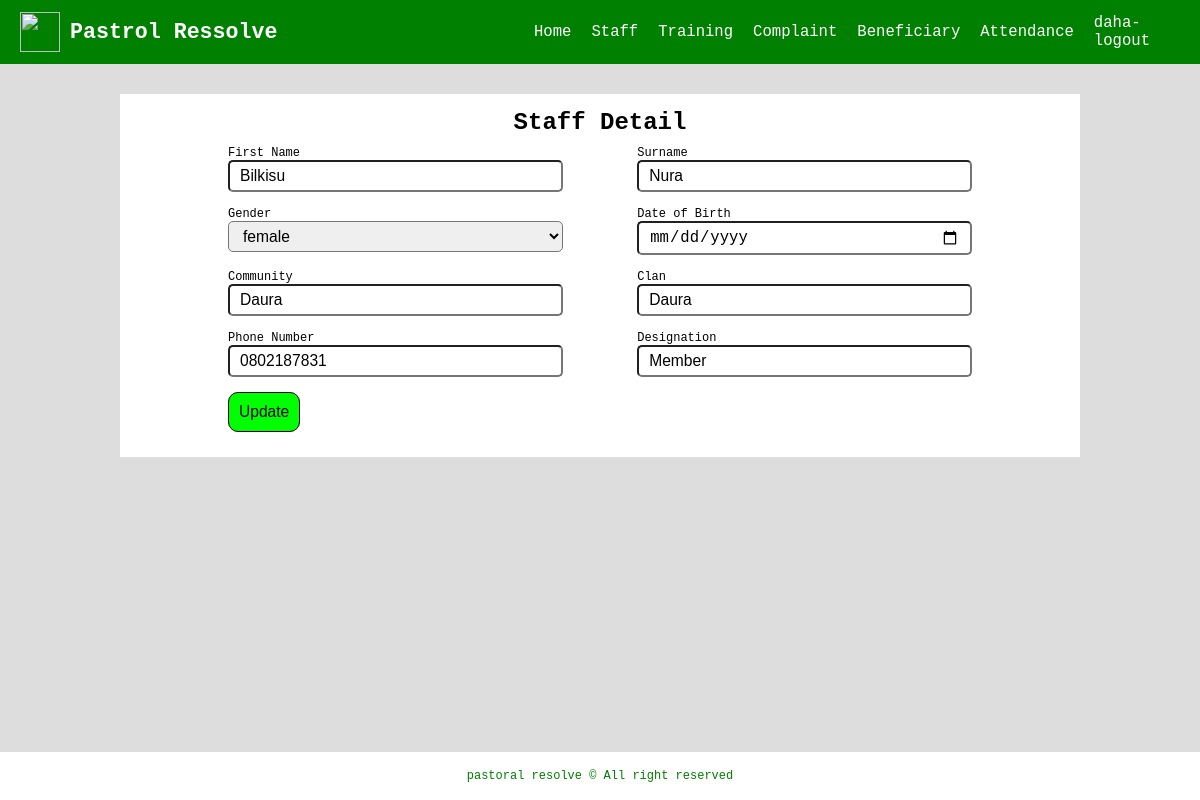
The app's page /pare/staffDetail/edit/3 (signed in) with its own data.
### accounts/models.py (models this page shows, shortened)
class StaffDetail(AbstractUser):
	first_name		= models.CharField(_('First Name:'), max_length=50)
	surname			= models.CharField(_('Surname:'), max_length=50)
	gender 			= models.CharField(_('Gender:'), choices=GENDER_LIST, default='male', max_length=20)
	date_birth		= models.DateField(_('Date of Birth:'), blank=True, null=True)
	community		= models.CharField(_('Community:'), max_length=200)
	clan 			= models.CharField(_('Clan/Settlement:'), max_length=200)
	phone_number	= models.CharField(_('Phone Number:'), max_length=11)
	designation		= models.CharField(_('Designation:'), max_length=200)
	username 		= models.CharField(_('Username:'),max_length=10, unique=True)
	password 		= models.CharField(_('Password:'),max_length=16)
	class Meta:
		ordering = ['first_name']

### pare_app/views.py (the view, shortened to what this page needs)
# urls.py: path('staffDetail/edit/<int:p_id>', views.staffEdit, name='staffEdit'),
@login_required
def staffEdit(request, p_id):
	context = {}
	try:
		data = StaffDetail.objects.get(id=p_id)
		context['detail'] = data
	except StaffDetail.DoesNotExist:
		return render(request, 'pare_app_templates/staff_error.html')
	return render(request, 'pare_app_templates/staff_single.html', context)

### templates/pare_app_templates/staff_single.html (shortened to what this page needs)
{% extends 'base.html' %}
{% load static %}
{% block main %}
	<div class="container">
		<div class="head">
			<h1>Staff Detail</h1>
		</div>
		<div class="staff-edit">
			<form method="post" action="{% url 'staffEdit' p_id=detail.id %}">
				<div class="form-group">
					<div class="input">
						<label>First Name</label>
						<input type="text" name="first_name" id="first_name" value="{{detail.first_name}}">
					</div>
					<div class="input">
						<label>Surname</label>
						<input type="text" name="first_name" id="first_name" value="{{detail.surname}}">
					</div>
				</div>
				<div class="form-group">
					<div class="input">
						<label>Gender</label>
						<select name="gender" id="gender">
							<option>{{detail.gender}}</option>
						</select>
					</div>
					<div class="input">
						<label>Date of Birth</label>
						<input type="date" name="date_birth" id="date_birth" value="{{detail.date_birth}}">
					</div>
				</div>
				<div class="form-group">
					<div class="input">
						<label>Community</label>
						<input type="text" name="community" id="community" value="{{detail.community}}">
					</div>
					<div class="input">
						<label>Clan</label>
						<input type="text" name="clan" id="clan" value="{{detail.clan}}">
					</div>
				</div>
				<div class="form-group">
					<div class="input">
						<label>Phone Number</label>
						<input type="text" name="phone_number" id="phone_number" value="{{detail.phone_number}}">
					</div>
					<div class="input">
						<label>Designation</label>
						<input type="text" name="designation" id="designation" value="{{detail.designation}}">
					</div>
				</div>
				<input type="submit" name="submit" value="Update">
			</form>
		</div>
	</div>
{% endblock %}

### templates/base.html (shortened to what this page needs)
{% load static %}
<!DOCTYPE html>
<html>
<head>
	<link rel="stylesheet" type="text/css" href="{% static 'css/style1.css' %}">
</head>
<body>
	<header>
		<div class="logo">
			<img src="" width="50" height="50">
			<strong>Pastrol Ressolve</strong>
		</div>
		<nav class="navigation">
			<ul>
				{% if user.is_authenticated %}
					<li><a href="{% url 'home' %}">Home</a></li>
					<li><a href="{% url 'staffDetail' %}">Staff</a></li>
					<li><a href="{% url 'viewTraining' %}">Training</a></li>
					<li><a href="{% url 'view_complaint' %}">Complaint</a></li>
					<li><a href="{% url 'viewBeneficiary' %}">Beneficiary</a></li>
					<li><a href="{% url 'viewAttendance' %}">Attendance</a></li>
					<li><a href="{% url 'pareLogout' %}">{{ request.user.username }}-logout</a></li>
				{% else %}
					<li><a href="{% url 'register' %}">Register</a></li>
					<li><a href="{% url 'login' %}">Login</a></li>
				{% endif %}
			</ul>
		</nav>
	</header>
	{% block main %}{% endblock %}
	<footer>
		pastoral resolve &copy; All right reserved
	</footer>
</body>
</html>

### static/css/style1.css (style rules this page uses)
* { margin: 0; padding: 0; box-sizing: border-box; }
body { font-size: 12px; font-family: monospace, serif, sans-serif; background: #ddd; }
header { display: flex; justify-content: space-between; align-items: center; background: green; height: 8vh; padding: 0 20px; }
header .logo { color: #fff; display: flex; align-items: center; font-size: 1.8em; }
.logo img { width: 40px; height: 40px; }
.logo strong { margin-left: 10px; }
header .navigation { width: 40vw; margin-right: 20px; }
header .navigation ul { height: 6vh; display: flex; justify-content: flex-end; align-items: center; }
header .navigation ul li { list-style: none; margin: 0 10px; }
header .navigation ul li a { text-decoration: none; color: #fff; font-size: 1.3em; }
footer { width: 100vw; height: 6vh; display: flex; justify-content: center; background: #fff; align-items: center; position: fixed; bottom: 0; color: green; }
input[type='text'], input[type='password'], input[type='number'], input[type='date'], .login input[type='submit'], select, textarea { width: 100%; padding: 5px 10px; border-radius: 5px; margin-bottom: 15px; font-size: 1.3em; }
a { text-decoration: none; }
.container { width: 80vw; background: #fff; margin: 30px auto 10px; padding: 15px; }
.container .staff-head a, .c-head a, input[type='submit'] { background: rgb(0, 255, 0); padding: 10px; font-size: 1.3em; border-radius: 10px; border: solid 1px #000; }
.container h1 { font-size: 2em; }
.container form { width: 80%; margin: 10px auto; }
.form-group { display: flex; justify-content: space-between; }
.head { text-align: center; }
.form-group .input { width: 45%; }

### records on screen
StaffDetail: user.username "daha"
StaffDetail: first_name "Bilkisu", first_name "Nura", gender "female", community "Daura", clan "Daura", phone_number "0802187831", designation "Member"
